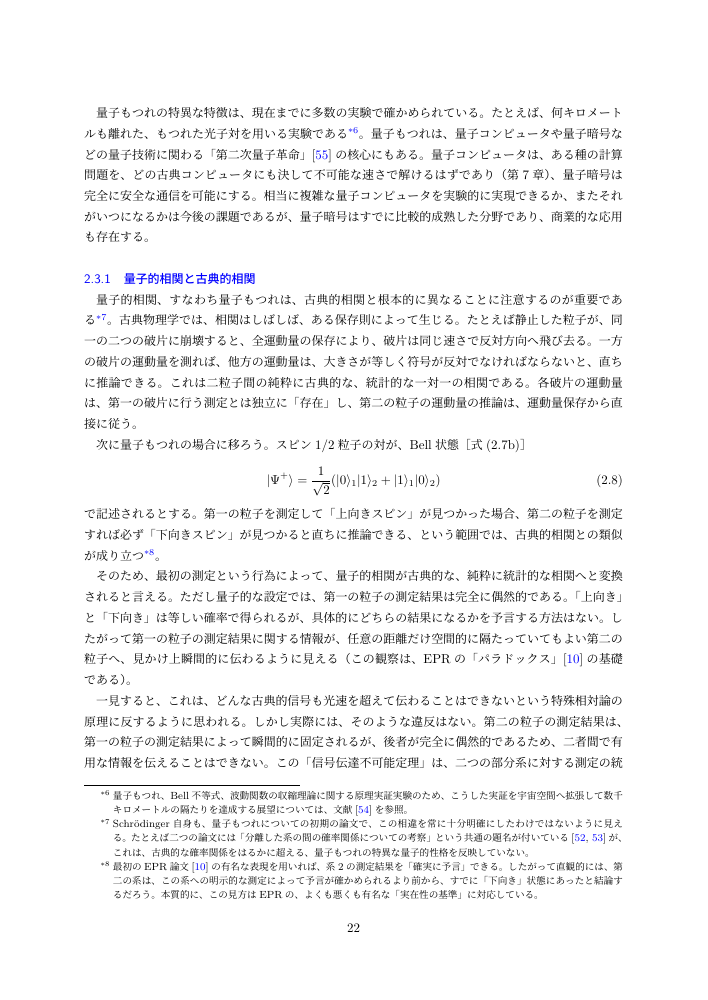
#> input picture chatpdf/Decoherence and the Quantum-to-Classical Transition/audit/final_render/page-034.png, 708 x 1000 px, given in place of page-001.png, which was not available
$ python final_qa_first120_sheets.py
#> lines starting #> are read from the running program, lines starting #| are printed output that depends on the picture; pictures that were not available may be replaced by others from this repository, and a replacement may not be noted
from pathlib import Path
from PIL import Image,ImageDraw
base=Path(__file__).resolve().parent
folder=base/'final_render'
for start in range(0,120,12):
    sheet=Image.new('RGB',(1600,2350),'#d0d0d0');draw=ImageDraw.Draw(sheet)
#> after `sheet = Image.new('RGB', (1600, 2350), '#d0d0d0')`: sheet: PIL image 1600x2350 RGB; every value is 208
    for j,p in enumerate(range(start+1,start+13)):
        f=folder/f'page-{p:03}.png'
        im=Image.open(f).convert('RGB');im.thumbnail((390,550));x=(j%4)*400;y=(j//4)*780
#> further down, im is the input picture: PIL image 708x1000 RGB; mean R, G, B 244.1, 244.1, 244.3
#> after `im.thumbnail((390, 550))`:
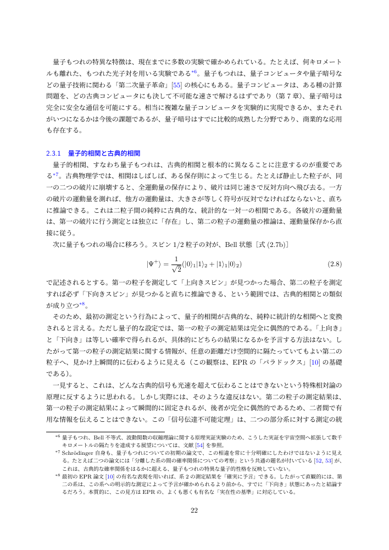
#> im: PIL image 389x550 RGB; mean R, G, B 243.7, 243.7, 244
        sheet.paste(im,(x+(400-im.width)//2,y+35));draw.text((x+10,y+8),f'PDF {p}',fill='black')
#> after `sheet.paste(im, (x + (400 - im.width) // 2, y + 35))`:
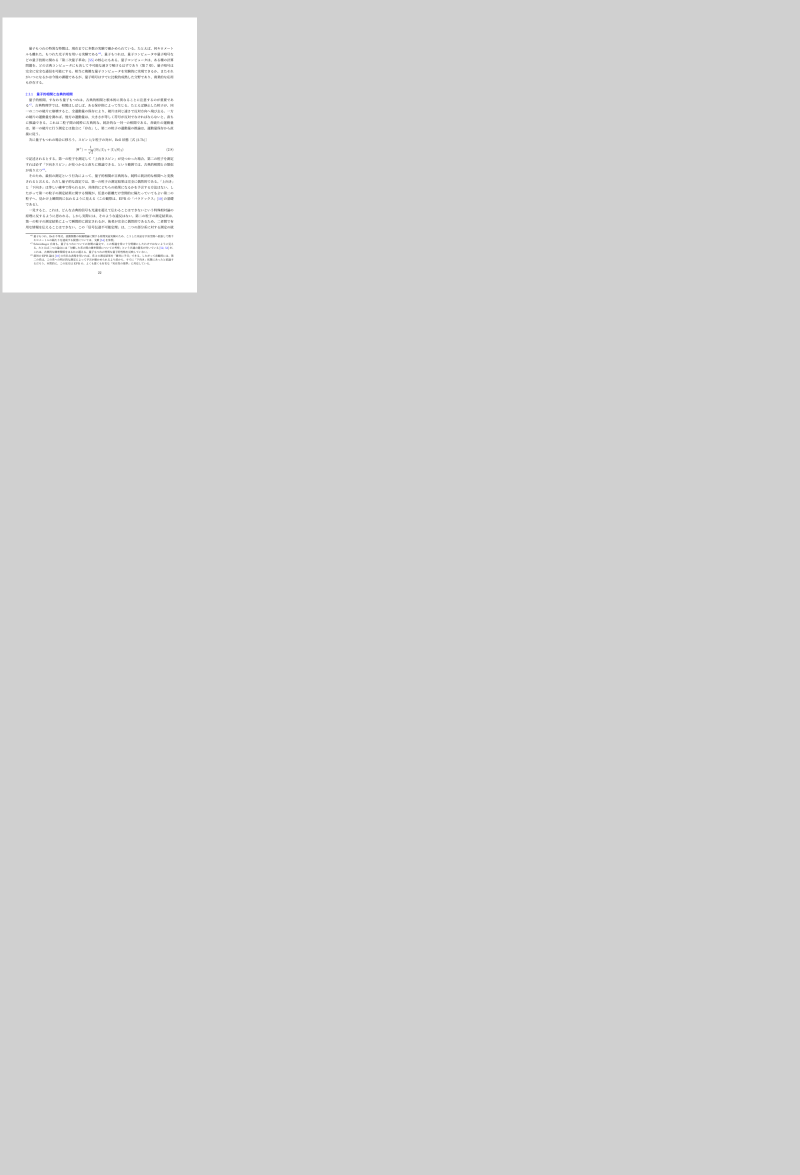
#> sheet: PIL image 1600x2350 RGB (shown at 1/2 size); mean R, G, B 210, 210, 210
#> (the run stopped early here; a loop or call above may not have finished)

$ run again, on chatpdf/Decoherence and the Quantum-to-Classical Transition/audit/final_render/page-126.png
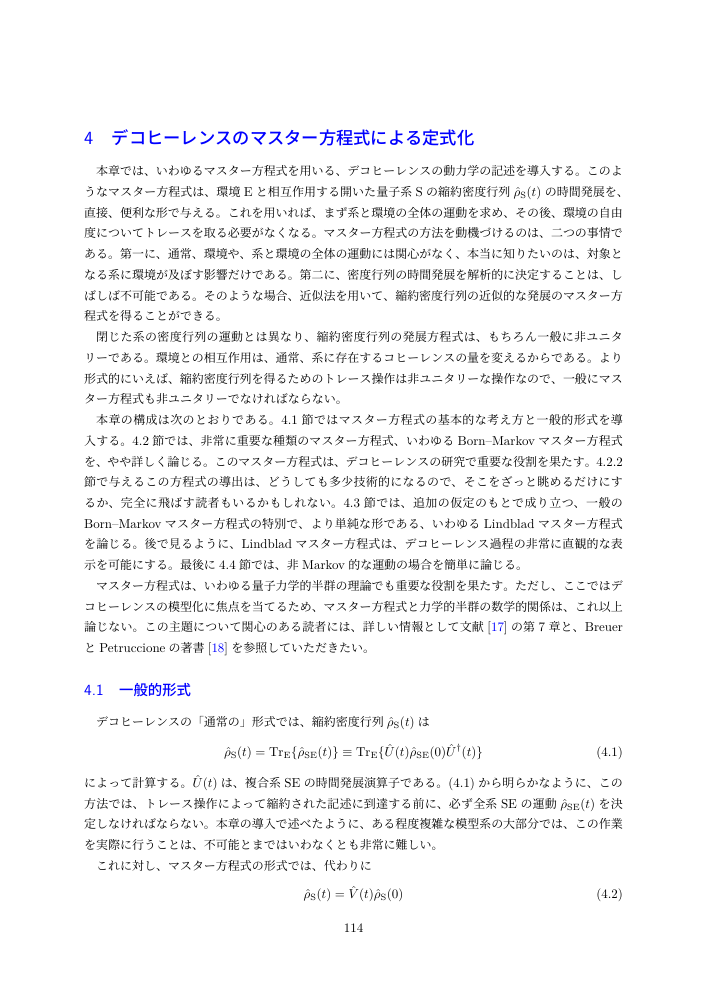
#> input picture chatpdf/Decoherence and the Quantum-to-Classical Transition/audit/final_render/page-126.png, 708 x 1000 px, given in place of page-001.png, which was not available
#> im is the input picture: PIL image 708x1000 RGB; mean R, G, B 244.9, 244.9, 245.6
#> `im.thumbnail((390, 550))`:
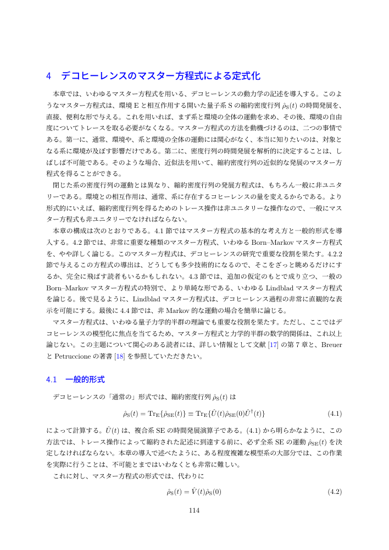
#> im: PIL image 389x550 RGB; mean R, G, B 244.6, 244.6, 245.3
#> `sheet.paste(im, (x + (400 - im.width) // 2, y + 35))`:
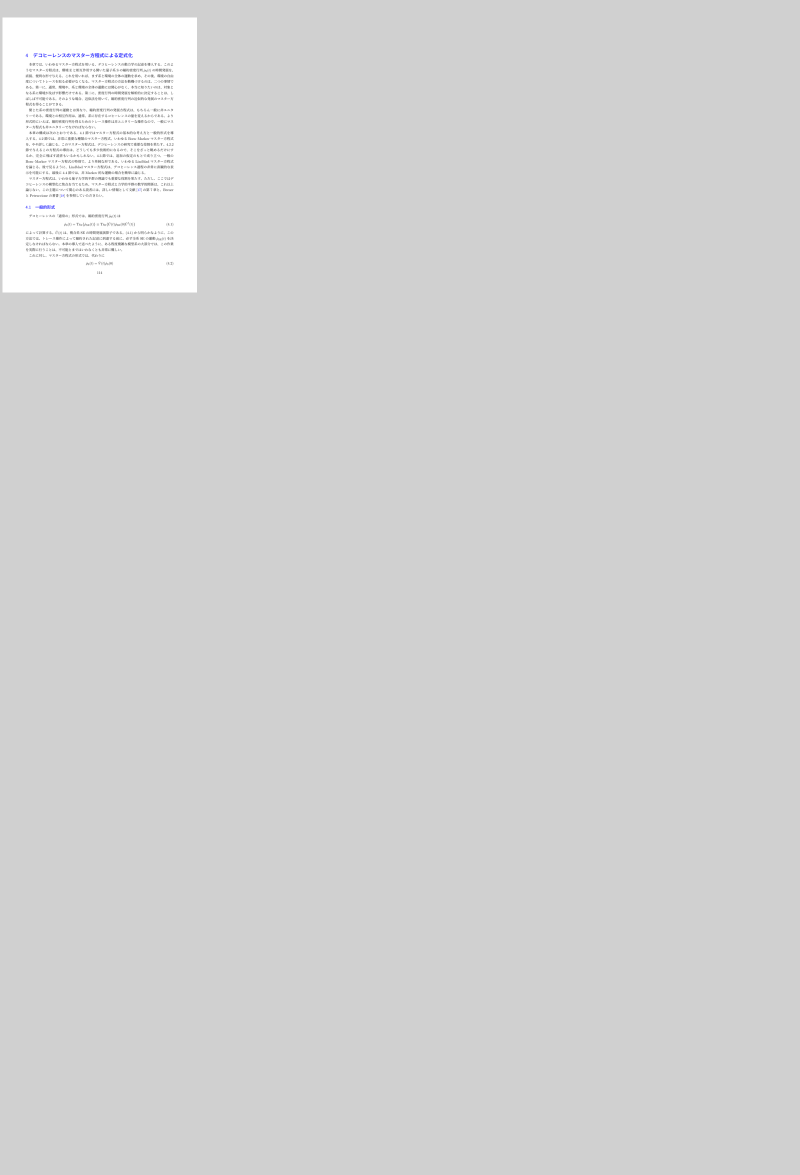
#> sheet: PIL image 1600x2350 RGB (shown at 1/2 size); mean R, G, B 210.1, 210.1, 210.1

$ run again, on chatpdf/Decoherence and the Quantum-to-Classical Transition/audit/final_render/page-178.png
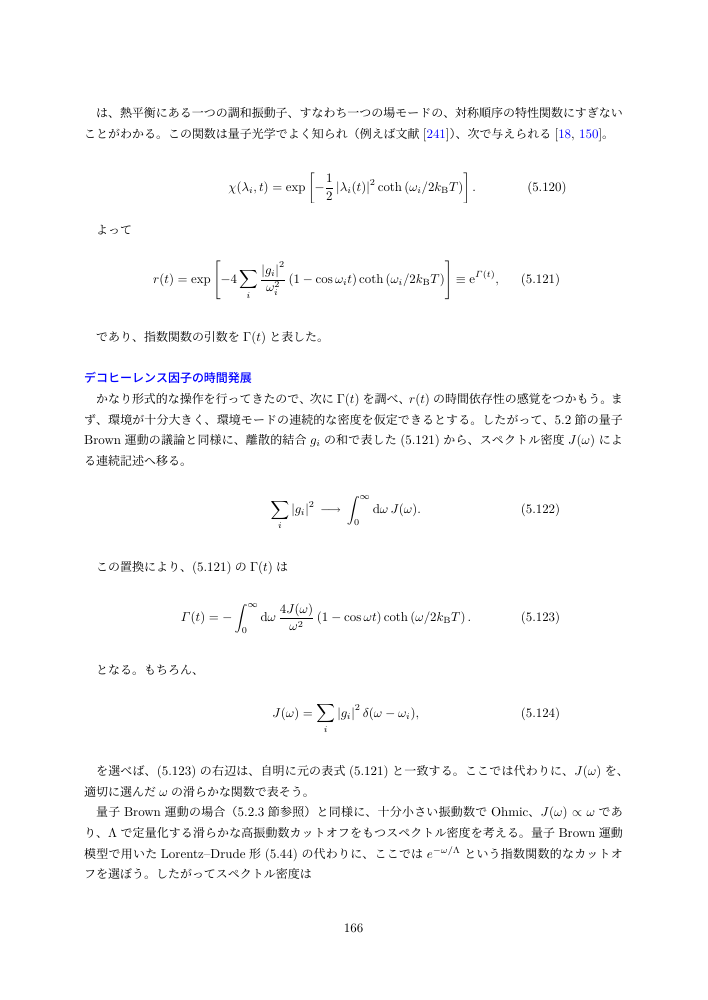
#> input picture chatpdf/Decoherence and the Quantum-to-Classical Transition/audit/final_render/page-178.png, 708 x 1000 px, given in place of page-001.png, which was not available
#> im is the input picture: PIL image 708x1000 RGB; mean R, G, B 250.3, 250.3, 250.5
#> im: PIL image 389x550 RGB
#> `sheet.paste(im, (x + (400 - im.width) // 2, y + 35))`:
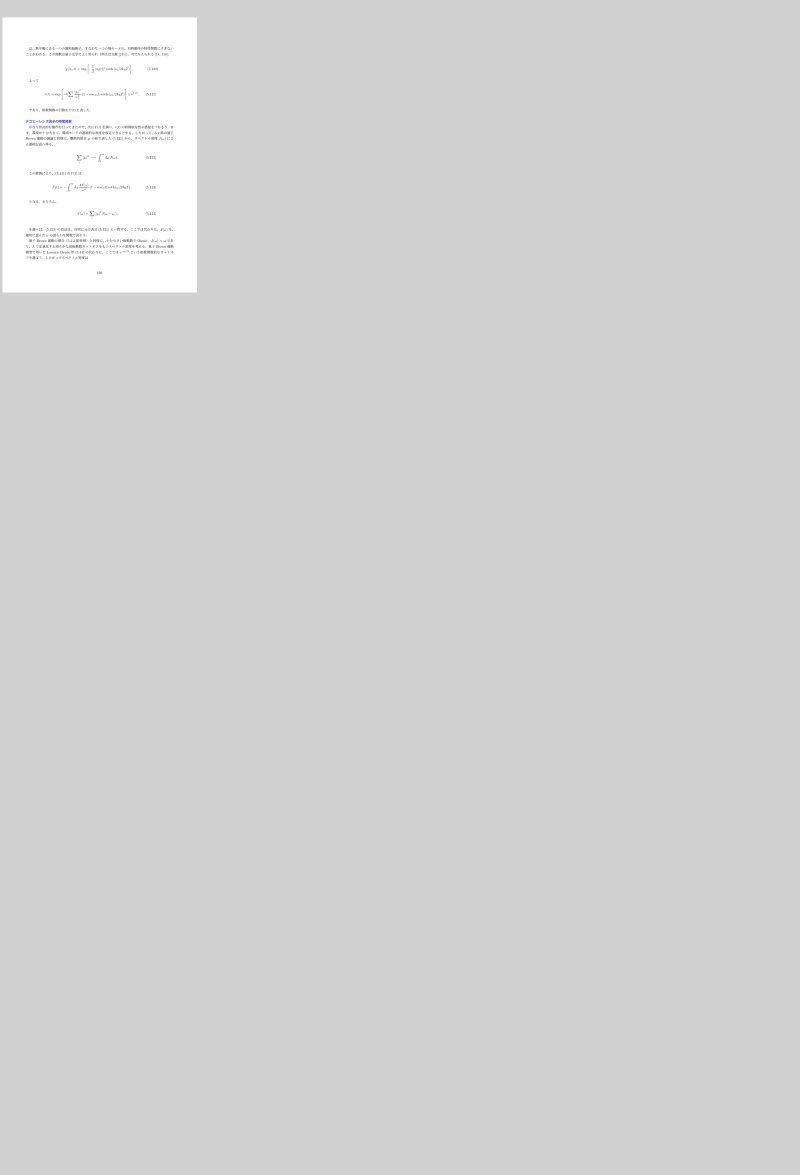
#> sheet: PIL image 1600x2350 RGB (shown at 1/2 size); mean R, G, B 210.4, 210.4, 210.4

$ run again, on chatpdf/Decoherence and the Quantum-to-Classical Transition/audit/final_render/page-185.png
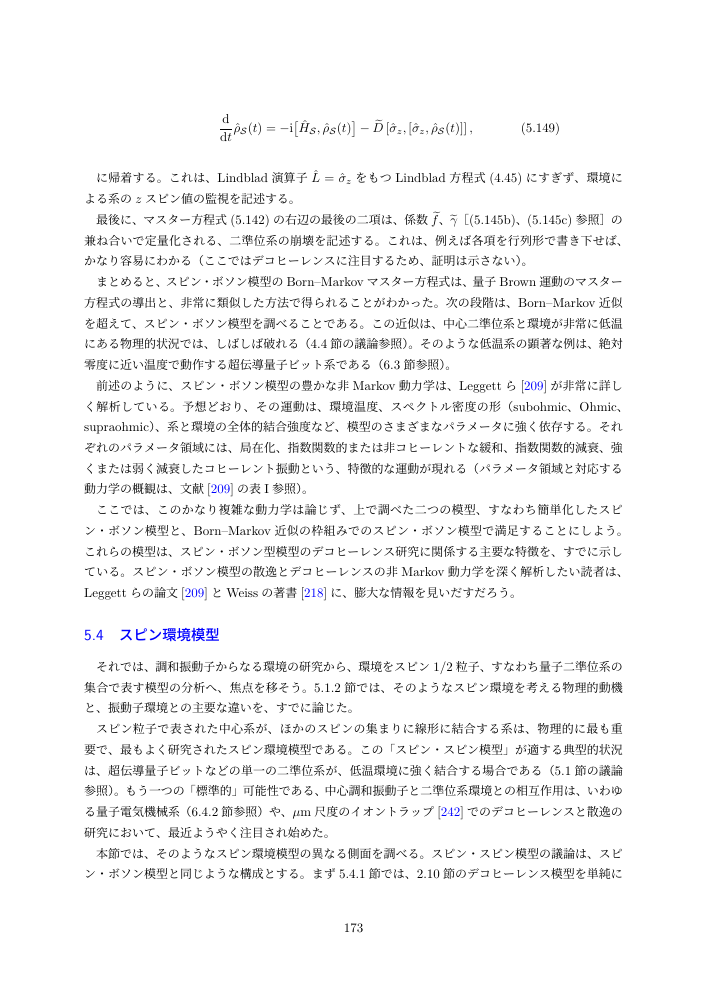
#> input picture chatpdf/Decoherence and the Quantum-to-Classical Transition/audit/final_render/page-185.png, 708 x 1000 px, given in place of page-001.png, which was not available
#> im is the input picture: PIL image 708x1000 RGB; mean R, G, B 244.6, 244.6, 244.8
#> `im.thumbnail((390, 550))`:
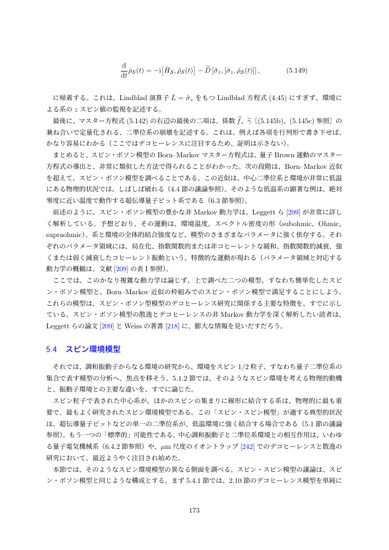
#> im: PIL image 389x550 RGB; mean R, G, B 244.2, 244.2, 244.5
#> `sheet.paste(im, (x + (400 - im.width) // 2, y + 35))`:
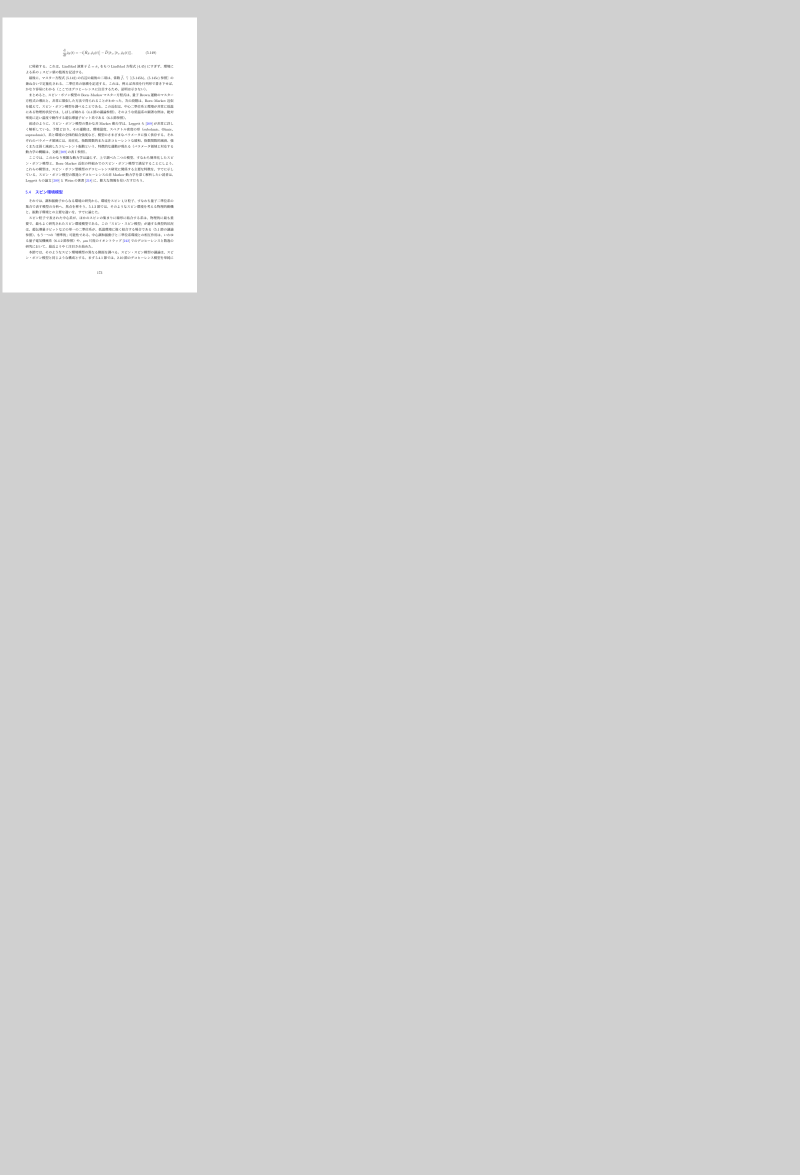
#> sheet: PIL image 1600x2350 RGB (shown at 1/2 size); mean R, G, B 210.1, 210.1, 210.1
